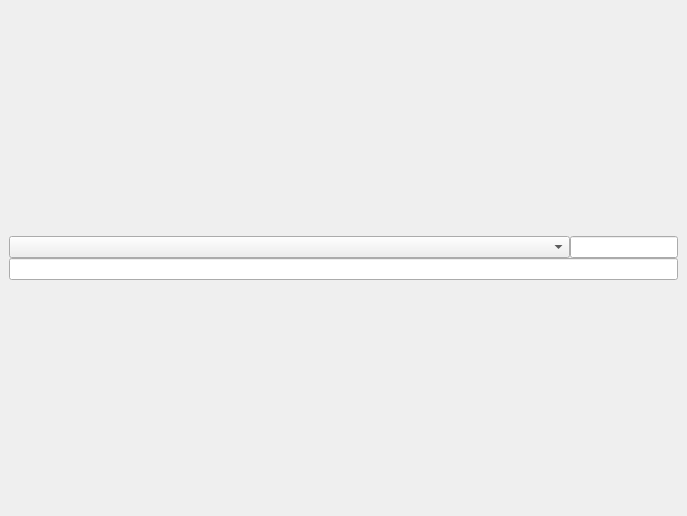
<?xml version="1.0" encoding="UTF-8"?>
<ui version="4.0">
 <class>MainWindow</class>
 <widget class="QMainWindow" name="MainWindow">
  <property name="geometry">
   <rect>
    <x>0</x>
    <y>0</y>
    <width>687</width>
    <height>516</height>
   </rect>
  </property>
  <property name="windowTitle">
   <string>MainWindow</string>
  </property>
  <widget class="QWidget" name="centralwidget">
   <layout class="QGridLayout" name="gridLayout">
    <item row="0" column="0">
     <layout class="QVBoxLayout" name="verticalLayout" stretch="0,0">
      <property name="spacing">
       <number>0</number>
      </property>
      <property name="rightMargin">
       <number>0</number>
      </property>
      <item>
       <layout class="QHBoxLayout" name="horizontalLayout" stretch="3,0">
        <item>
         <widget class="QComboBox" name="comboBox"/>
        </item>
        <item>
         <widget class="QLineEdit" name="le_0"/>
        </item>
       </layout>
      </item>
      <item>
       <widget class="QLineEdit" name="le_1"/>
      </item>
     </layout>
    </item>
   </layout>
  </widget>
 </widget>
 <resources/>
 <connections/>
</ui>
